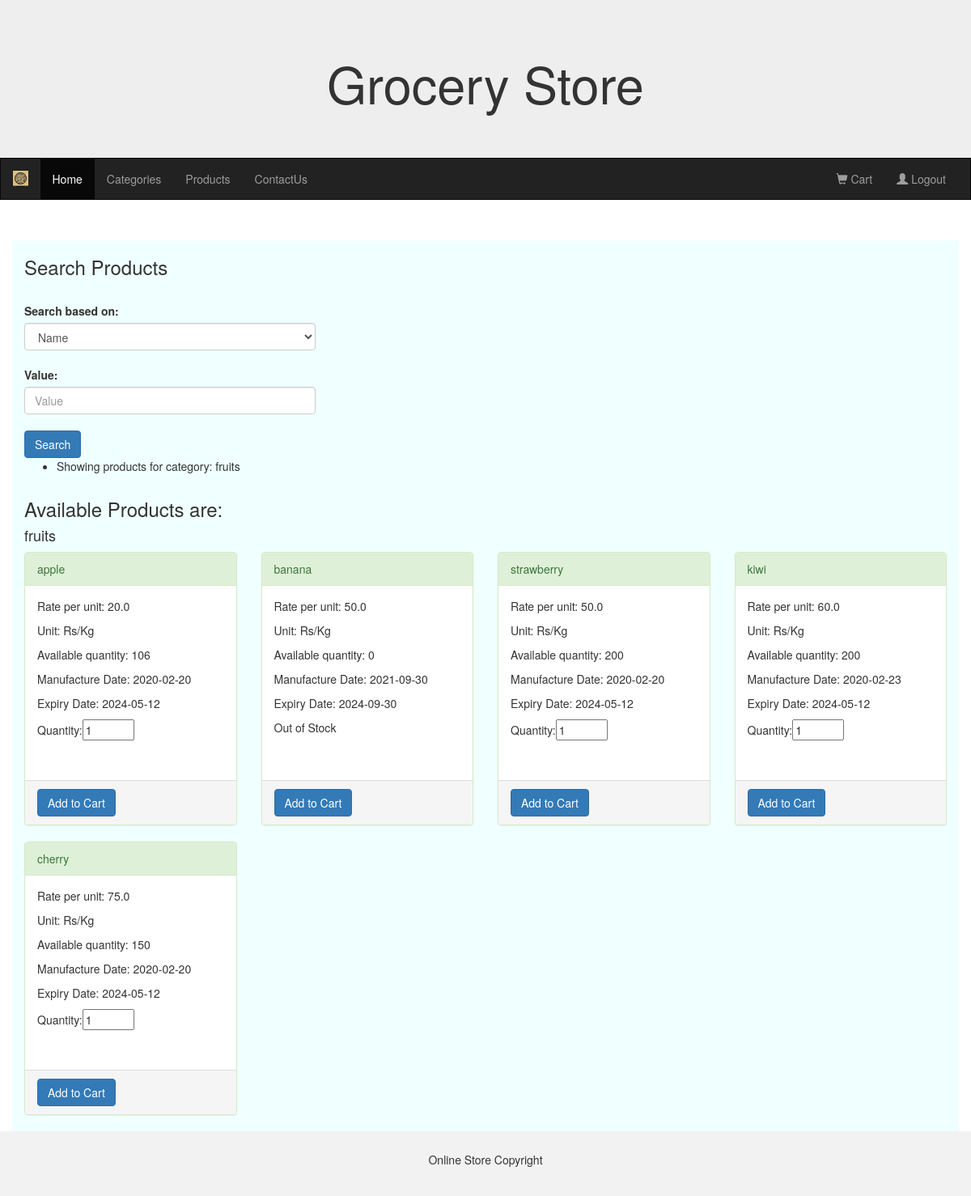
/user_products?category=fruits (signed in), run on the app's committed database.
### models.py (models this page shows)
class Products(db.Model):
    id = db.Column(db.Integer, nullable=False, autoincrement=True, unique=True, primary_key=True)
    name = db.Column(db.String, unique=True, nullable=False)
    manufacture_date = db.Column(db.DateTime, nullable=False)
    expiry_date = db.Column(db.DateTime, nullable=False)
    rate_per_unit=db.Column(db.Float, nullable=False)
    unit=db.Column(db.String, nullable=False, default="Rs/kg")
    available_quantity=db.Column(db.Integer, nullable=False)
    category_id=db.Column(db.Integer, db.ForeignKey("categories.id"), nullable=False)
    categories=db.relationship("Categories", backref='products', primaryjoin='Products.category_id == Categories.id')

class Categories(db.Model):
    id = db.Column(db.Integer, nullable=False, autoincrement=True, unique=True, primary_key=True)
    name = db.Column(db.String, nullable=False, unique=True)
    img_url = db.Column(db.String, nullable=True)

### routes.py (the view, shortened to what this page needs)
@routes.route("/user_products", methods=["GET", "POST"])
@login_required
def user_products():
    category_name = request.args.get('category')
    products = Products.query.options(joinedload(Products.categories)).order_by(Products.category_id).all()
    if category_name:
        category = Categories.query.filter_by(name=category_name).first()
        if category:
            products = category.products
            flash(f"Showing products for category: {category_name}", "success")
        else:
            flash("Category does not exist. Please enter a valid category name", "failure")
            return redirect(url_for("routes.user_categories"))
    if not products:
        flash("No Products found.","success")
    products_grouped = {}
    for product in products:
        category_name = product.categories.name
        if category_name not in products_grouped:
            products_grouped[category_name] = []
        products_grouped[category_name].append(product)
    return render_template("user_products.html", products_grouped=products_grouped)

### app.py (called while the page is built)
def create_app():
    app = Flask(__name__)
    app.static_url_path = '/static'
    app.secret_key = "KEY"
    app.config['SQLALCHEMY_DATABASE_URI'] = 'sqlite:///grocery_store.db'
    db.init_app(app)
    migrate.init_app(app, db)
    login_manager.login_view = 'routes.login'  # Set the login view function name
    login_manager.init_app(app)
    @login_manager.user_loader
    def load_user(user_id):
        return Users.query.get(int(user_id))
    app.register_blueprint(routes)
    return app

### templates/user_products.html (shortened to what this page needs)
{% extends "user_base.html" %}
{% block div %}
<div class="row">
    <div class="col-md-4">
    <form action="/user_products" method="post">
    <h3>Search Products</h3>
    <br>
    <label for='field' class="form-label">Search based on:</label><br>
    <select class="form-control" name="field" aria-label="Default select example" required>
        <option selected name="name" value="name">Name</option>
    </select>
    <br>
    <label for='value' class="form-label">Value:</label>
    <input type="text" class="form-control" name="value" id="value" placeholder="Value" required>
    <br>
    <input type="submit" class="btn btn-primary" name="submit" id="submit" value="Search">
    <br>
    </form>
    </div>
</div>
{% with messages = get_flashed_messages() %}
        {% if messages %}
            <ul class="flash-messages">
                {% for message in messages %}
                    <li class="flash-message">{{ message }}</li>
                {% endfor %}
            </ul>
        {% endif %}
    {% endwith %}
<div class="row">
    <div class="col-md-12">
      <h3>Available Products are:</h3>
      {% for category, products in products_grouped.items() %}
        <h4>{{ category }}</h4>
        <div class="row">
          {% for product in products %}
          <div class="col-md-3">
            <div class="panel panel-success">
                <div class="panel-heading">{{product.name}}</div>
                <form action="/add_to_cart/{{product.id}}" method="post">
                <div class="panel-body" style="height: 240px;">
                    <p>Rate per unit: {{product.rate_per_unit}}</p>
                    <p>Unit: {{product.unit}}</p>
                    <p>Available quantity: {{product.available_quantity}}</p>
                    <p>Manufacture Date: {{product.manufacture_date.strftime('%Y-%m-%d')}}</p>
                    <p>Expiry Date: {{product.expiry_date.strftime('%Y-%m-%d')}}</p>
                    {% if product.available_quantity==0 %} <p> Out of Stock</p>
                    {% else %}<p>Quantity:<input type="number" value="1" min="1" max="{{product.available_quantity}}" name="qty"> </p>
                    {% endif %}
                </div>
                <div class="panel-footer">
                    <input type="submit" class="btn btn-primary" name="add_to_cart" value="Add to Cart">
                </div>
              </form>
            </div>
        </div>
          {% endfor %}
        </div>
      {% endfor %}
    </div>
  </div>
{% endblock %}

### data on the page
Products: name "fruits", name "apple", rate_per_unit "20.0", unit "Rs/Kg", available_quantity "106", manufacture_date "2020-02-20", expiry_date "2024-05-12"
Products: name "banana", rate_per_unit "50.0", unit "Rs/Kg", available_quantity "0", manufacture_date "2021-09-30", expiry_date "2024-09-30", shows "Out of Stock"
Products: name "strawberry", rate_per_unit "50.0", unit "Rs/Kg", available_quantity "200", manufacture_date "2020-02-20", expiry_date "2024-05-12"
Products: name "kiwi", rate_per_unit "60.0", unit "Rs/Kg", available_quantity "200", manufacture_date "2020-02-23", expiry_date "2024-05-12"
Products: name "cherry", rate_per_unit "75.0", unit "Rs/Kg", available_quantity "150", manufacture_date "2020-02-20", expiry_date "2024-05-12"

### other printed values
{{ message }} "Showing products for category: fruits"
